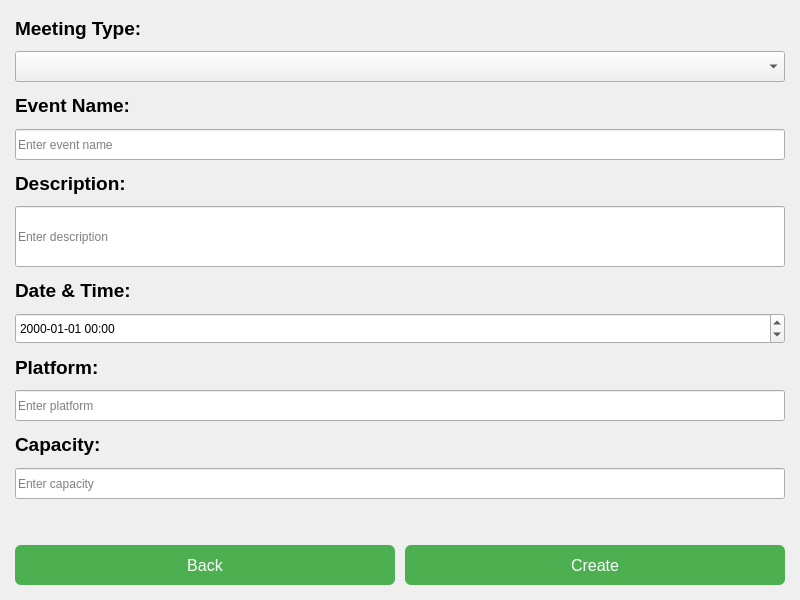
<?xml version="1.0" encoding="UTF-8"?>
<ui version="4.0">
 <class>CreateMeeting</class>
 <widget class="QWidget" name="CreateMeeting">
  <property name="geometry">
   <rect>
    <x>0</x>
    <y>0</y>
    <width>800</width>
    <height>600</height>
   </rect>
  </property>
  <property name="windowTitle">
   <string>Create Meeting</string>
  </property>
  <layout class="QVBoxLayout" name="verticalLayout">
   <property name="spacing">
    <number>10</number>
   </property>
   <property name="margin" stdset="0">
    <number>15</number>
   </property>
   <item>
    <widget class="QLabel" name="label">
     <property name="font">
      <font>
       <pointsize>14</pointsize>
       <bold>true</bold>
      </font>
     </property>
     <property name="text">
      <string>Meeting Type:</string>
     </property>
    </widget>
   </item>
   <item>
    <widget class="QComboBox" name="meeting_type">
     <property name="sizePolicy">
      <sizepolicy hsizetype="Expanding" vsizetype="Fixed">
       <horstretch>0</horstretch>
       <verstretch>0</verstretch>
      </sizepolicy>
     </property>
     <property name="minimumSize">
      <size>
       <width>200</width>
       <height>31</height>
      </size>
     </property>
     <property name="placeholderText">
      <string>Select the type</string>
     </property>
     <item>
      <property name="text">
       <string>Select the type</string>
      </property>
     </item>
     <item>
      <property name="text">
       <string>Conference</string>
      </property>
     </item>
     <item>
      <property name="text">
       <string>Webinar</string>
      </property>
     </item>
     <item>
      <property name="text">
       <string>Workshop</string>
      </property>
     </item>
    </widget>
   </item>
   <item>
    <widget class="QLabel" name="label_2">
     <property name="font">
      <font>
       <pointsize>14</pointsize>
       <bold>true</bold>
      </font>
     </property>
     <property name="text">
      <string>Event Name:</string>
     </property>
    </widget>
   </item>
   <item>
    <widget class="QLineEdit" name="name">
     <property name="sizePolicy">
      <sizepolicy hsizetype="Expanding" vsizetype="Fixed">
       <horstretch>0</horstretch>
       <verstretch>0</verstretch>
      </sizepolicy>
     </property>
     <property name="minimumSize">
      <size>
       <width>200</width>
       <height>31</height>
      </size>
     </property>
     <property name="placeholderText">
      <string>Enter event name</string>
     </property>
    </widget>
   </item>
   <item>
    <widget class="QLabel" name="label_3">
     <property name="font">
      <font>
       <pointsize>14</pointsize>
       <bold>true</bold>
      </font>
     </property>
     <property name="text">
      <string>Description:</string>
     </property>
    </widget>
   </item>
   <item>
    <widget class="QLineEdit" name="description">
     <property name="sizePolicy">
      <sizepolicy hsizetype="Expanding" vsizetype="Fixed">
       <horstretch>0</horstretch>
       <verstretch>0</verstretch>
      </sizepolicy>
     </property>
     <property name="minimumSize">
      <size>
       <width>200</width>
       <height>61</height>
      </size>
     </property>
     <property name="placeholderText">
      <string>Enter description</string>
     </property>
    </widget>
   </item>
   <item>
    <widget class="QLabel" name="label_4">
     <property name="font">
      <font>
       <pointsize>14</pointsize>
       <bold>true</bold>
      </font>
     </property>
     <property name="text">
      <string>Date &amp; Time:</string>
     </property>
    </widget>
   </item>
   <item>
    <widget class="QDateTimeEdit" name="date_time">
     <property name="sizePolicy">
      <sizepolicy hsizetype="Expanding" vsizetype="Fixed">
       <horstretch>0</horstretch>
       <verstretch>0</verstretch>
      </sizepolicy>
     </property>
     <property name="minimumSize">
      <size>
       <width>200</width>
       <height>31</height>
      </size>
     </property>
     <property name="displayFormat">
      <string>yyyy-MM-dd hh:mm</string>
     </property>
    </widget>
   </item>
   <item>
    <widget class="QLabel" name="label_5">
     <property name="font">
      <font>
       <pointsize>14</pointsize>
       <bold>true</bold>
      </font>
     </property>
     <property name="text">
      <string>Platform:</string>
     </property>
    </widget>
   </item>
   <item>
    <widget class="QLineEdit" name="platform">
     <property name="sizePolicy">
      <sizepolicy hsizetype="Expanding" vsizetype="Fixed">
       <horstretch>0</horstretch>
       <verstretch>0</verstretch>
      </sizepolicy>
     </property>
     <property name="minimumSize">
      <size>
       <width>200</width>
       <height>31</height>
      </size>
     </property>
     <property name="placeholderText">
      <string>Enter platform</string>
     </property>
    </widget>
   </item>
   <item>
    <widget class="QLabel" name="label_6">
     <property name="font">
      <font>
       <pointsize>14</pointsize>
       <bold>true</bold>
      </font>
     </property>
     <property name="text">
      <string>Capacity:</string>
     </property>
    </widget>
   </item>
   <item>
    <widget class="QLineEdit" name="capacity">
     <property name="sizePolicy">
      <sizepolicy hsizetype="Expanding" vsizetype="Fixed">
       <horstretch>0</horstretch>
       <verstretch>0</verstretch>
      </sizepolicy>
     </property>
     <property name="minimumSize">
      <size>
       <width>200</width>
       <height>31</height>
      </size>
     </property>
     <property name="placeholderText">
      <string>Enter capacity</string>
     </property>
    </widget>
   </item>
   <item>
    <widget class="QLabel" name="error">
     <property name="font">
      <font>
       <pointsize>14</pointsize>
       <bold>true</bold>
      </font>
     </property>
     <property name="visible">
      <bool>false</bool>
     </property>
     <property name="styleSheet">
      <string>color: red;</string>
     </property>
     <property name="text">
      <string/>
     </property>
     <property name="alignment">
      <set>Qt::AlignmentFlag::AlignCenter</set>
     </property>
    </widget>
   </item>
   <item>
    <layout class="QHBoxLayout" name="buttonLayout">
     <item>
      <widget class="QPushButton" name="back">
       <property name="minimumSize">
        <size>
         <width>112</width>
         <height>40</height>
        </size>
       </property>
       <property name="styleSheet">
        <string notr="true">QPushButton {
    background-color: #4CAF50;
    color: white;
    border: none;
    border-radius: 6px;
    font-size: 16px;
    padding: 8px 16px;
    min-width: 80px;
}
QPushButton:hover {
    background-color: #45a049;
}
QPushButton:pressed {
    background-color: #3d8b40;
}</string>
       </property>
       <property name="text">
        <string>Back</string>
       </property>
      </widget>
     </item>
     <item>
      <widget class="QPushButton" name="create">
       <property name="minimumSize">
        <size>
         <width>112</width>
         <height>40</height>
        </size>
       </property>
       <property name="styleSheet">
        <string notr="true">QPushButton {
    background-color: #4CAF50;
    color: white;
    border: none;
    border-radius: 6px;
    font-size: 16px;
    padding: 8px 16px;
    min-width: 80px;
}
QPushButton:hover {
    background-color: #45a049;
}
QPushButton:pressed {
    background-color: #3d8b40;
}</string>
       </property>
       <property name="text">
        <string>Create</string>
       </property>
      </widget>
     </item>
    </layout>
   </item>
  </layout>
 </widget>
 <resources/>
 <connections/>
</ui>
